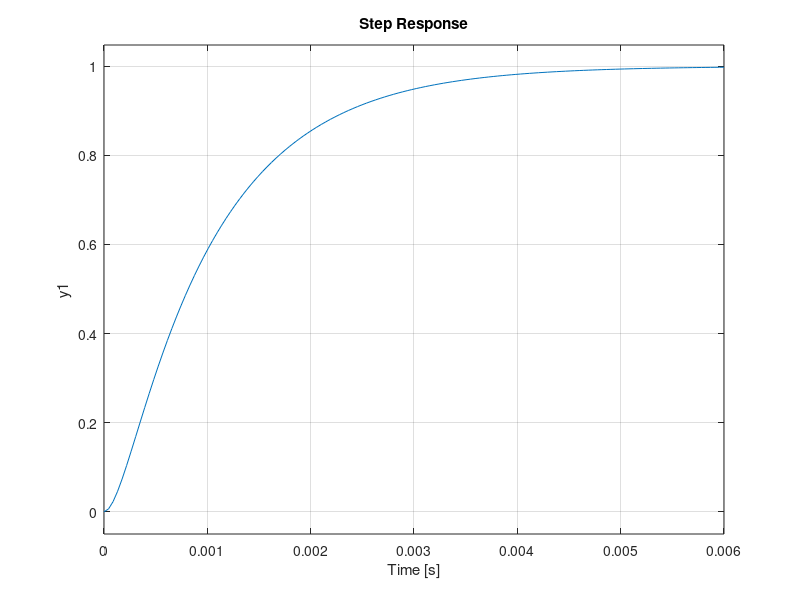

MATLAB code to generate this figure: (Note: this script raises an error after producing the figure.)
%Cascade Control of Buck Converter
clc
clear

Vg=250;    %Input voltage(V)
L=1e-3;    %Inductance (L)
C=20e-6;   %Capacitance (F)
R=10;      %Load Resistance (Ohm)
fs=10e3;   %switching Frequency  (Hz)

s=tf('s');

%% 1.Single Loop Controller
%Plants Transfer Function
G1=Vg/(L*C*s*s+ (L/R)*s +1);

%Plant Analysis
% zpk(G1)
% pzmap(G1)

%Controler
ts=3e-3;
z=1.5;
wn=(6.772*z-1.967)/ts; %Ts formula for Z>0.6 aprox.

C1_sl= (wn*wn/( s*(s+2*z*wn)))/G1;
% zpk(C1_sl)

%FTMA analysis
ftma=G1*C1_sl;
% rlocus(ftma)

%FTMF analysis
ftmf=feedback(ftma,1);
% zpk(ftmf)
% pzmap(ftmf);
step(ftmf)

%Test settling time Response (5%)
Step_Data=stepinfo(ftmf,'SettlingTimeThreshold',0.05);
Set_time_ms=Step_Data.SettlingTime*1000;
% disp(Set_time_ms)

C1_sl_Num=cell2mat(C1_sl.Numerator);
C1_sl_Den=cell2mat(C1_sl.Denominator);

%% 2.Cascade Controller
%Current Control ========================
%Plant Analysis
G1_dl= Vg*( C*s+(1/R) )/(L*C*s*s+ (L/R)*s + 1); % Transfer Function
% G1_dl_gain=2.5e5;
% zpk(G1_dl)
% pzmap(G1_dl)

%Current Controller (C1_dl)
z=1e3;
% Kp=0.5;
Kp=0.6;
C1_dl=(s+z)*Kp/(s);

%FTMA analysis (C1_dl)
ftma_dl=G1_dl*C1_dl;
% zpk(ftma_dl)
% rlocus(ftma_dl)


%FTMF analysis
ftmf_dl=feedback(ftma_dl,1);
% pzmap(ftmf_dl);
step(ftmf_dl)
% zpk(ftmf_dl)
% stepinfo(ftmf_dl)


%Test settling time Response (5%)
Step_Data_dl_C1=stepinfo(ftmf_dl,'SettlingTimeThreshold',0.05);
Set_time_us_dl_C1=Step_Data_dl_C1.SettlingTime*1e6;
disp(Set_time_us_dl_C1)

%Voltage Control =======================================================
%Plant Analysis
G2_dl= R/(R*C*s + 1); %Voltage Control Transfer Function
% zpk(G2_dl)
% pzmap(G2_dl)

%Voltage Controller
% C2_dl=1/s;
Ki=85;
C2_dl=Ki/s;

%FTMA analysis
ftma_dl_C2=G2_dl*C2_dl;
% rlocus(ftma_dl_C2)


%FTMF analysis
ftmf_dl_C2=feedback(ftma_dl_C2,1);
% pzmap(ftmf_dl_C2)
% zpk(ftmf_dl_C2)
% step(ftmf_dl_C2)
% stepinfo(ftmf_2)

%Test settling time Response (5%)
Step_Data_C2=stepinfo(ftmf_dl_C2,'SettlingTimeThreshold',0.05);
Set_time_ms_C2=Step_Data_C2.SettlingTime*1e3;
disp(Set_time_ms_C2)


% %From MATLAB to Simulink
C1_dl_Num=cell2mat(C1_dl.Numerator);
C1_dl_Den=cell2mat(C1_dl.Denominator);

C2_dl_Num=cell2mat(C2_dl.Numerator);
C2_dl_Den=cell2mat(C2_dl.Denominator);



%% 3.Cascade Controller 2
%Voltage Control ========================
%Voltage Controller
G2_dl= R/(R*C*s + 1); %Voltage Control Transfer Function
z=5e3;
Kp_dlh=0.122;
C2_dlh=(s+z)*Kp_dlh/(s);
zpk(C2_dlh)

%FTMA analysis
ftma_dlh=G2_dl*C2_dlh;
% rlocus(ftma_dlh)


%FTMF analysis
ftmf_dlh=feedback(ftma_dlh,1);
% pzmap(ftmf_dlh)
% zpk(ftmf_dlh)
% step(ftmf_dlh)
% stepinfo(ftmf_dlh)

%Test settling time Response (5%)
Step_Data_dlh=stepinfo(ftmf_dlh,'SettlingTimeThreshold',0.05);
Set_time_ms_dlh=Step_Data_dlh.SettlingTime*1e3;
disp(Set_time_ms_dlh)

C2_dlh_Num=cell2mat(C2_dlh.Numerator);
C2_dlh_Den=cell2mat(C2_dlh.Denominator);


% % disp(Disp_message);
